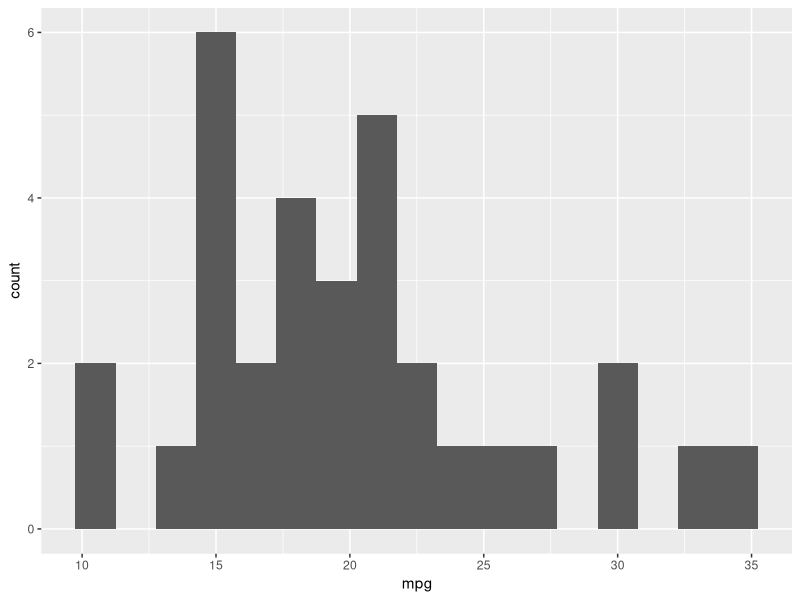
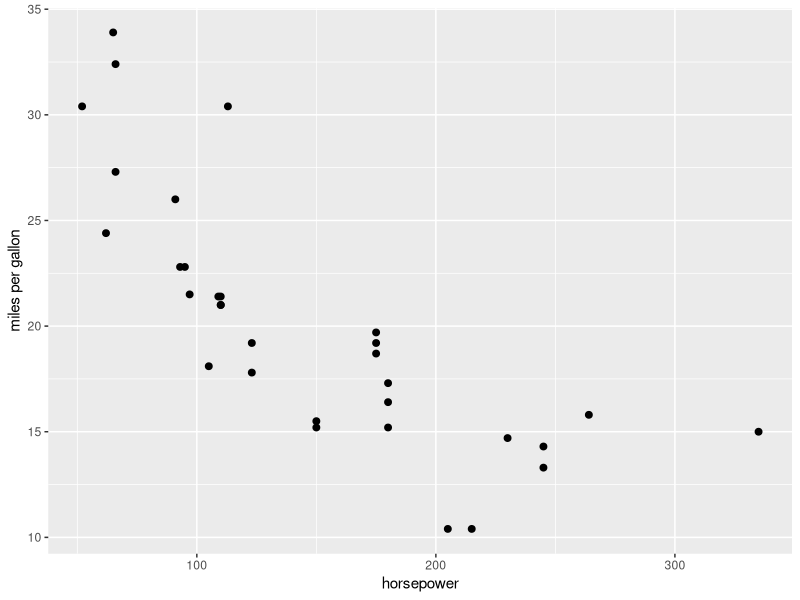

Generate these figures, in order, with R:
## ---- chunk 1
# Group 8 assignment 
# Calling my packages
library(tidyverse)
library(ggplot2)

# Working with the mtcars data set 
## Loading the data set 
Mtcars <- mtcars

## Displaying the first six observations 
head(Mtcars)
## ---- chunk 2


# Performing descriptive analytics on the variable mpg 
mean(Mtcars$mpg) # mean 
sd(Mtcars$mpg) # standard deviation 
## ---- chunk 3
## Histogram for mpg 
ggplot2::ggplot(data = Mtcars, mapping = aes(x = mpg)) + 
  geom_histogram(binwidth = 1.5)
## ---- chunk 4
# Creating a scatter plot of mpg vs hp
ggplot2::ggplot(data = Mtcars, mapping = aes(x = hp, y = mpg)) + 
  geom_point(size = 2) +
  labs (
    x = "horsepower",
    y = "miles per gallon"
  )

## ---- chunk 5
# Creating a simple linear regression model with mpg as the response variable and hp as the predictor variable 
linear_model <- lm(mpg ~ hp, data = Mtcars)
summary(linear_model) # viewing the results of the linear model
## ---- chunk 6
# Predicting the fuel efficiency for a car with hp = 150 
predict(linear_model, data.frame(hp = c(150)))
